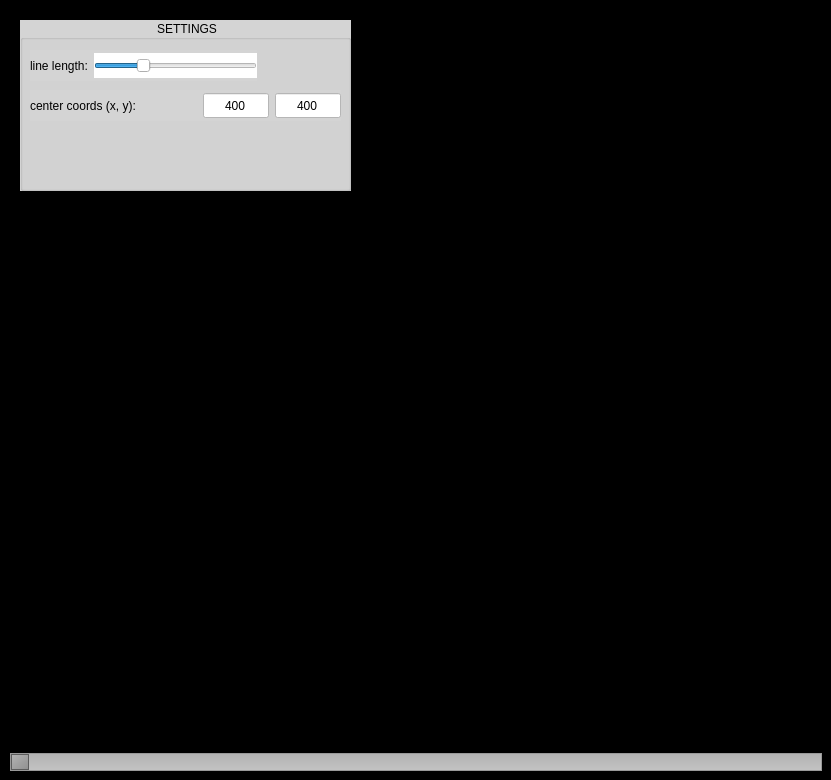
<?xml version="1.0" encoding="UTF-8"?>
<ui version="4.0">
 <class>MainWindow</class>
 <widget class="QMainWindow" name="MainWindow">
  <property name="geometry">
   <rect>
    <x>0</x>
    <y>0</y>
    <width>831</width>
    <height>780</height>
   </rect>
  </property>
  <property name="windowTitle">
   <string>L-systems</string>
  </property>
  <property name="styleSheet">
   <string notr="true">background-color: rgb(0, 0, 0);</string>
  </property>
  <widget class="QWidget" name="centralwidget">
   <widget class="QGroupBox" name="settings_box">
    <property name="geometry">
     <rect>
      <x>20</x>
      <y>20</y>
      <width>331</width>
      <height>171</height>
     </rect>
    </property>
    <property name="styleSheet">
     <string notr="true">font: 10pt &quot;MS Shell Dlg 2&quot;;
background-color: rgb(212, 212, 212);</string>
    </property>
    <property name="title">
     <string>SETTINGS</string>
    </property>
    <property name="alignment">
     <set>Qt::AlignCenter</set>
    </property>
    <widget class="QWidget" name="horizontalLayoutWidget_2">
     <property name="geometry">
      <rect>
       <x>10</x>
       <y>30</y>
       <width>227</width>
       <height>31</height>
      </rect>
     </property>
     <layout class="QHBoxLayout" name="horizontalLayout">
      <item>
       <widget class="QLabel" name="line_length_label">
        <property name="styleSheet">
         <string notr="true">font: 11pt &quot;MS Shell Dlg 2&quot;;</string>
        </property>
        <property name="text">
         <string>line length:</string>
        </property>
        <property name="alignment">
         <set>Qt::AlignCenter</set>
        </property>
       </widget>
      </item>
      <item>
       <widget class="QSlider" name="line_length">
        <property name="minimumSize">
         <size>
          <width>130</width>
          <height>25</height>
         </size>
        </property>
        <property name="maximumSize">
         <size>
          <width>177777</width>
          <height>25</height>
         </size>
        </property>
        <property name="styleSheet">
         <string notr="true">background-color: rgb(255, 255, 255);
border-color: rgb(0, 0, 0);</string>
        </property>
        <property name="minimum">
         <number>1</number>
        </property>
        <property name="maximum">
         <number>15</number>
        </property>
        <property name="sliderPosition">
         <number>5</number>
        </property>
        <property name="orientation">
         <enum>Qt::Horizontal</enum>
        </property>
       </widget>
      </item>
     </layout>
    </widget>
    <widget class="QWidget" name="horizontalLayoutWidget_3">
     <property name="geometry">
      <rect>
       <x>10</x>
       <y>70</y>
       <width>311</width>
       <height>31</height>
      </rect>
     </property>
     <layout class="QHBoxLayout" name="horizontalLayout_2">
      <item>
       <widget class="QLabel" name="center_coords_label">
        <property name="styleSheet">
         <string notr="true">font: 11pt &quot;MS Shell Dlg 2&quot;;</string>
        </property>
        <property name="text">
         <string>center coords (x, y):</string>
        </property>
       </widget>
      </item>
      <item>
       <layout class="QHBoxLayout" name="h_layout">
        <item>
         <widget class="QLineEdit" name="center_x">
          <property name="minimumSize">
           <size>
            <width>66</width>
            <height>25</height>
           </size>
          </property>
          <property name="maximumSize">
           <size>
            <width>66</width>
            <height>25</height>
           </size>
          </property>
          <property name="styleSheet">
           <string notr="true">font: 9pt &quot;Arial&quot;;
background-color: rgb(255, 255, 255);</string>
          </property>
          <property name="text">
           <string>400</string>
          </property>
          <property name="alignment">
           <set>Qt::AlignCenter</set>
          </property>
         </widget>
        </item>
        <item>
         <widget class="QLineEdit" name="center_y">
          <property name="minimumSize">
           <size>
            <width>66</width>
            <height>25</height>
           </size>
          </property>
          <property name="maximumSize">
           <size>
            <width>66</width>
            <height>25</height>
           </size>
          </property>
          <property name="styleSheet">
           <string notr="true">font: 9pt &quot;Arial&quot;;
background-color: rgb(255, 255, 255);</string>
          </property>
          <property name="text">
           <string>400</string>
          </property>
          <property name="alignment">
           <set>Qt::AlignCenter</set>
          </property>
         </widget>
        </item>
       </layout>
      </item>
     </layout>
    </widget>
   </widget>
   <widget class="QSlider" name="evolution_step">
    <property name="geometry">
     <rect>
      <x>10</x>
      <y>750</y>
      <width>812</width>
      <height>25</height>
     </rect>
    </property>
    <property name="minimumSize">
     <size>
      <width>130</width>
      <height>25</height>
     </size>
    </property>
    <property name="maximumSize">
     <size>
      <width>177777</width>
      <height>25</height>
     </size>
    </property>
    <property name="styleSheet">
     <string notr="true">QSlider::groove:horizontal {
    border: 1px solid #999999;
    height: 16px; /* the groove expands to the size of the slider by default. by giving it a height, it has a fixed size */
    background: qlineargradient(x1:0, y1:0, x2:0, y2:1, stop:0 #B1B1B1, stop:1 #c4c4c4);
    margin: 2px 0;
}

QSlider::handle:horizontal {
    background: qlineargradient(x1:0, y1:0, x2:1, y2:1, stop:0 #b4b4b4, stop:1 #8f8f8f);
    border: 1px solid #5c5c5c;
    width: 16px;
}</string>
    </property>
    <property name="minimum">
     <number>1</number>
    </property>
    <property name="maximum">
     <number>7</number>
    </property>
    <property name="sliderPosition">
     <number>1</number>
    </property>
    <property name="orientation">
     <enum>Qt::Horizontal</enum>
    </property>
   </widget>
  </widget>
 </widget>
 <resources/>
 <connections/>
</ui>
